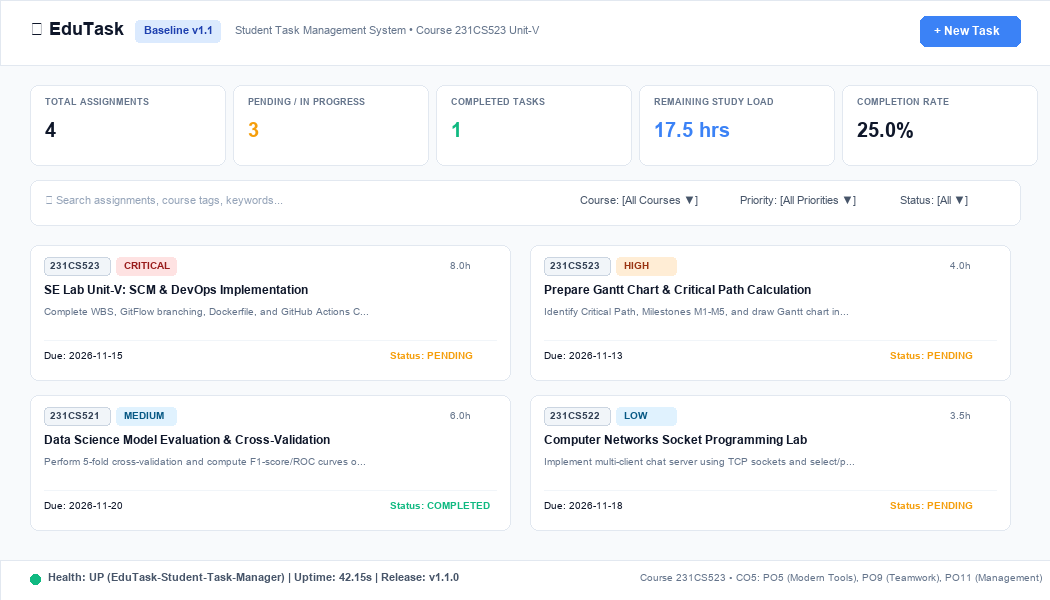
#> input picture docs/screenshots/application_ui_screenshot.png, 1050 x 600 px
$ python generate_report_pdf.py
#> lines starting #> are read from the running program, lines starting #| are printed output that depends on the picture
"""
EduTask 4-Page Submission PDF Compiler
Course: Software Engineering (Lab Integrated) - 231CS523
Generates docs/PROJECT_REPORT_4_PAGE.pdf using PIL multi-page PDF generation.
"""

import os
from PIL import Image, ImageDraw, ImageFont

# A4 at 150 DPI: 1240 x 1754
PAGE_WIDTH = 1240
PAGE_HEIGHT = 1754

DOCS_DIR = os.path.join(os.path.dirname(__file__), "..", "docs")
SCREENSHOT_DIR = os.path.join(DOCS_DIR, "screenshots")


def get_font(size=14, bold=False):
    try:
        font_name = "arialbd.ttf" if bold else "arial.ttf"
        return ImageFont.truetype(font_name, size)
    except Exception:
        try:
            return ImageFont.truetype("DejaVuSans.ttf", size)
        except Exception:
            return ImageFont.load_default()


def create_base_page(page_num, page_title, subtitle):
#> called with page_num = 1, subtitle = 'Student Task Management System'
    img = Image.new("RGB", (PAGE_WIDTH, PAGE_HEIGHT), color="#ffffff")
#> img: PIL image 1240x1754 RGB; every value is 255
    draw = ImageDraw.Draw(img)

    # Header Box
    draw.rectangle([50, 40, PAGE_WIDTH - 50, 140], fill="#0f172a")
    draw.text((70, 52), f"UNIT-V SUPPORTING ACTIVITY TECHNICAL REPORT (20M) — PAGE {page_num}/4", fill="#38bdf8", font=get_font(15, bold=True))
    draw.text((70, 78), page_title, fill="#ffffff", font=get_font(21, bold=True))
    draw.text((70, 110), f"Course: 231CS523 Software Engineering | CO5: PO5, PO9, PO11 | {subtitle}", fill="#94a3b8", font=get_font(13))

    # Page Tag Badge
    draw.rounded_rectangle([PAGE_WIDTH - 180, 52, PAGE_WIDTH - 70, 85], radius=6, fill="#1e293b")
    draw.text((PAGE_WIDTH - 165, 60), f"PAGE {page_num} OF 4", fill="#38bdf8", font=get_font(13, bold=True))

    # Footer
    draw.line([50, PAGE_HEIGHT - 60, PAGE_WIDTH - 50, PAGE_HEIGHT - 60], fill="#cbd5e1", width=1)
    draw.text((50, PAGE_HEIGHT - 48), "EduTask: Student Task Management System • Course 231CS523", fill="#64748b", font=get_font(12))
    draw.text((PAGE_WIDTH - 420, PAGE_HEIGHT - 48), "Deliverable 4: 4-Page Submission Report & Viva Guide", fill="#64748b", font=get_font(12, bold=True))

    return img, draw


def make_page_1():
    img, draw = create_base_page(1, "1. Project Scope, Team Allocation & Work Breakdown Structure", "Student Task Management System")

    y = 160
    # Executive Summary
    draw.text((50, y), "1.1 Executive Summary & Problem Scope", fill="#0f172a", font=get_font(16, bold=True))
    y += 28
    desc = (
        "Academic coursework across concurrent laboratories (231CS523, 231CS521, 231CS522) creates scheduling bottlenecks\n"
        "and missed deadlines. EduTask is an automated, containerized task management platform providing full RESTful CRUD APIs,\n"
        "an interactive Single Page Application (SPA), dynamic workload analytics (CR-101), automated unit testing, and CI/CD."
    )
    draw.text((50, y), desc, fill="#334155", font=get_font(13))

    y += 75
    # Team Structure
    draw.text((50, y), "1.2 Student Team Structure & Resource Allocation (PO9 & PO11)", fill="#0f172a", font=get_font(16, bold=True))
    y += 26

    # Table Header
    draw.rectangle([50, y, PAGE_WIDTH - 50, y + 32], fill="#f1f5f9")
    draw.text((60, y + 8), "Student Role", fill="#0f172a", font=get_font(13, bold=True))
    draw.text((320, y + 8), "Primary Responsibilities", fill="#0f172a", font=get_font(13, bold=True))
    draw.text((950, y + 8), "PO Attainment", fill="#0f172a", font=get_font(13, bold=True))
    y += 32

    team = [
        ("Student 1 (Lead & DevOps)", "Project Scheduling, WBS, CPM, GitHub Actions, Docker, Terraform IaC, Uptime", "PO5, PO11"),
        ("Student 2 (Backend Dev)", "FastAPI REST Framework, In-Memory Persistence, Business Logic, CRUD APIs", "PO5, PO9"),
        ("Student 3 (Frontend Dev)", "Responsive HTML5/CSS3 Single Page App, DOM Event Controller, Filters", "PO5, PO9"),
        ("Student 4 (QA & SCM)", "GitFlow Branching Strategy, Baseline Tags (v1.0, v1.1), CCB Review, PyTest Suite", "PO5, PO9, PO11")
    ]
    for role, resp, po in team:
        draw.rectangle([50, y, PAGE_WIDTH - 50, y + 30], fill="#ffffff", outline="#e2e8f0")
        draw.text((60, y + 7), role, fill="#0f172a", font=get_font(12, bold=True))
        draw.text((320, y + 7), resp, fill="#334155", font=get_font(12))
        draw.text((950, y + 7), po, fill="#0369a1", font=get_font(12, bold=True))
        y += 30
#> after the loop, y = 441

    y += 25
#> y = 466
    # WBS Section
    draw.text((50, y), "1.3 Work Breakdown Structure (WBS) Dictionary", fill="#0f172a", font=get_font(16, bold=True))
    y += 26
#> y = 492

    draw.rounded_rectangle([50, y, PAGE_WIDTH - 50, y + 160], radius=6, fill="#0f172a")
    wbs_lines = [
        "1.0 Project Planning: 1.1 Problem Analysis [CP] | 1.2 SRS & WBS Formulation [CP] [M1: Day 4]",
        "2.0 Architectural Design: 2.1 System Architecture & REST Schema [CP] | 2.2 UI/UX Wireframing [Float=1d]",
        "3.0 Core Application Development: 3.1 FastAPI CRUD APIs [CP] | 3.2 SPA Frontend [CP] | 3.3 Baseline v1.0 [M2: Day 11]",
        "4.0 Verification & SCM: 4.1 PyTest Suite [CP] | 4.2 CCB Review CR-101 [Float=1d] | 4.3 Feature CR-101 [CP] | 4.4 Tag v1.1 [M3: Day 18]",
        "5.0 DevOps & Deployment: 5.1 Docker Build [CP] | 5.2 GitHub Actions [M4: Day 22] | 5.3 Terraform IaC [CP] | 5.4 Uptime | 5.5 Render [M5]",
        "6.0 Project Closure: 6.1 4-Page Technical Report & Academic Viva Presentation (Days 26-28) [CP]"
    ]
    wy = y + 14
#> wy = 506
    for wl in wbs_lines:
        draw.text((65, wy), wl, fill="#f8fafc", font=get_font(12))
        wy += 23
#> this loop made 6 passes
#> wy on passes 1 to 6: 529, 552, 575, 598, 621, 644
#> after the loop, wy = 644

    y += 185
#> y = 677
    # Application UI Screenshot
    draw.text((50, y), "1.4 Application Interface Dashboard (Baseline v1.1 Live Verification)", fill="#0f172a", font=get_font(16, bold=True))
    y += 26
#> y = 703

    ui_img_path = os.path.join(SCREENSHOT_DIR, "application_ui_screenshot.png")
    if os.path.exists(ui_img_path):
        ui_img = Image.open(ui_img_path)
#> ui_img is the input picture: PIL image 1050x600 RGB; mean R, G, B 247, 248.2, 249.8
        # Resize to fit width
        target_w = PAGE_WIDTH - 100
        target_h = int(ui_img.height * (target_w / ui_img.width))
        ui_img_resized = ui_img.resize((target_w, min(target_h, 640)), Image.Resampling.LANCZOS)
        img.paste(ui_img_resized, (50, y))

    return img


def make_page_2():
    img, draw = create_base_page(2, "2. Project Scheduling, Critical Path Method & Gantt Chart", "Deliverable 2: Gantt Chart PDF")

    y = 160
    draw.text((50, y), "2.1 Critical Path Method (CPM) Computations & Slack Analysis (28-Day Schedule)", fill="#0f172a", font=get_font(16, bold=True))
    y += 28

    # Table Header
    draw.rectangle([50, y, PAGE_WIDTH - 50, y + 28], fill="#f1f5f9")
    cols = [(60, "ID"), (110, "Activity Description"), (450, "Pred"), (520, "Dur"), (580, "ES"), (630, "EF"), (680, "LS"), (730, "LF"), (780, "Slack"), (880, "Critical Path?")]
    for cx, ch in cols:
        draw.text((cx, y + 6), ch, fill="#0f172a", font=get_font(11.5, bold=True))
    y += 28

    cpm_rows = [
        ("1.1", "Problem Analysis & Scope", "-", "3d", "1", "3", "1", "3", "0", "YES (Zero Slack)"),
        ("1.2", "WBS & Schedule Formulation (M1)", "1.1", "1d", "3", "4", "3", "4", "0", "YES [Milestone M1]"),
        ("2.1", "Architecture & REST Schema", "1.2", "2d", "4", "6", "4", "6", "0", "YES (Zero Slack)"),
        ("2.2", "UI/UX Wireframing", "1.2", "2d", "4", "6", "5", "7", "1d", "NO (Slack = 1 Day)"),
        ("3.1", "FastAPI Core CRUD APIs", "2.1", "4d", "6", "10", "6", "10", "0", "YES (Zero Slack)"),
        ("3.2", "SPA Frontend Implementation", "2.2, 3.1", "4d", "7", "11", "7", "11", "0", "NO (Zero Slack)"),
        ("3.3", "Baseline v1.0 Freezing (M2)", "3.1, 3.2", "1d", "11", "11", "11", "11", "0", "YES [Milestone M2]"),
        ("4.1", "PyTest Test Suite Formulation", "3.3", "3d", "11", "14", "11", "14", "0", "YES (Zero Slack)"),
        ("4.2", "CCB Review of CR-101", "3.3", "2d", "13", "14", "13", "15", "1d", "NO (Slack = 1 Day)"),
        ("4.3", "Feature: CR-101 Implementation", "4.1, 4.2", "3d", "14", "17", "14", "17", "0", "YES (Zero Slack)"),
        ("4.4", "Baseline v1.1 Release Tag (M3)", "4.3", "1d", "17", "18", "17", "18", "0", "YES [Milestone M3]"),
        ("5.1", "Dockerfile Container Build", "4.4", "2d", "18", "20", "18", "20", "0", "YES (Zero Slack)"),
        ("5.2", "GitHub Actions CI/CD (M4)", "5.1", "2d", "20", "22", "20", "22", "0", "YES [Milestone M4]"),
        ("5.3", "IaC (Terraform & Compose)", "5.2", "2d", "22", "24", "22", "24", "0", "YES (Zero Slack)"),
        ("5.4", "Health & Uptime Monitoring", "5.3", "1d", "24", "25", "24", "25", "0", "YES (Zero Slack)"),
        ("5.5", "Cloud Deploy on Render (M5)", "5.4", "1d", "25", "26", "25", "26", "0", "YES [Milestone M5]"),
        ("6.1", "4-Page Report & Viva Prep", "5.5", "2d", "26", "28", "26", "28", "0", "YES (Final Submission)")
    ]

    for rid, rdesc, rpred, rdur, res, ref, rls, rlf, rslk, rcrit in cpm_rows:
        draw.rectangle([50, y, PAGE_WIDTH - 50, y + 25], fill="#ffffff" if (y//25)%2==0 else "#f8fafc", outline="#e2e8f0")
        draw.text((60, y + 5), rid, fill="#0f172a", font=get_font(11, bold=True))
        draw.text((110, y + 5), rdesc, fill="#334155", font=get_font(11))
        draw.text((450, y + 5), rpred, fill="#64748b", font=get_font(11))
        draw.text((520, y + 5), rdur, fill="#0f172a", font=get_font(11))
        draw.text((580, y + 5), res, fill="#334155", font=get_font(11))
        draw.text((630, y + 5), ref, fill="#334155", font=get_font(11))
        draw.text((680, y + 5), rls, fill="#334155", font=get_font(11))
        draw.text((730, y + 5), rlf, fill="#334155", font=get_font(11))
        draw.text((780, y + 5), rslk, fill="#0369a1" if rslk!="0" else "#991b1b", font=get_font(11, bold=True))
        draw.text((880, y + 5), rcrit, fill="#dc2626" if "YES" in rcrit else "#64748b", font=get_font(11, bold=True))
        y += 25
#> after the loop, y = 641

    y += 25
#> y = 666
    draw.text((50, y), "2.2 Project Gantt Chart Deliverable (Vector PDF: docs/Gantt_Chart.pdf)", fill="#0f172a", font=get_font(16, bold=True))
    y += 28
#> y = 694

    gantt_img_path = os.path.join(SCREENSHOT_DIR, "gantt_chart_screenshot.png")
    if os.path.exists(gantt_img_path):
        gantt_img = Image.open(gantt_img_path)
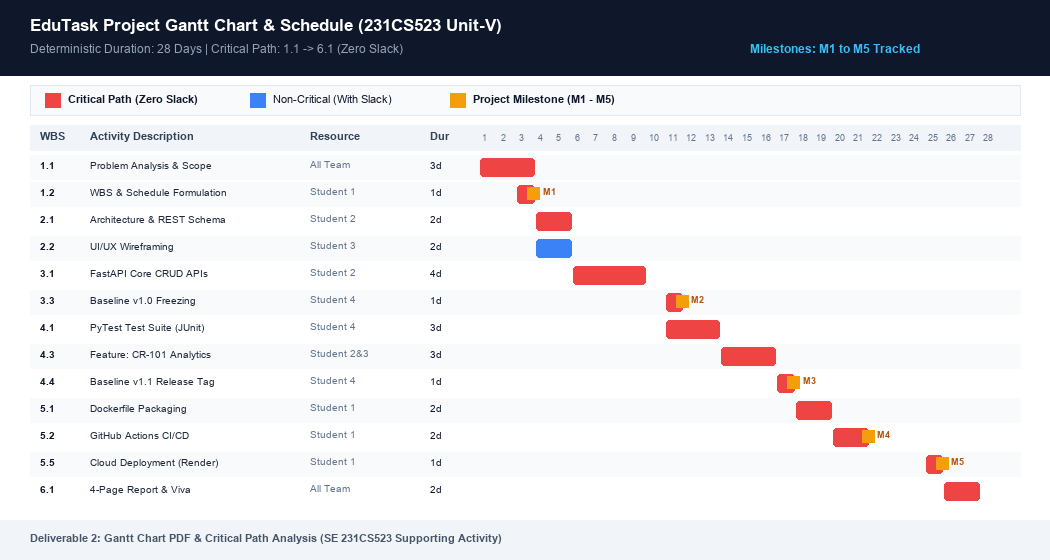
#> input picture docs/screenshots/gantt_chart_screenshot.png, 1050 x 560 px
#> gantt_img is the input picture: PIL image 1050x560 RGB; mean R, G, B 216, 216, 219.9
        target_w = PAGE_WIDTH - 100
        target_h = int(gantt_img.height * (target_w / gantt_img.width))
        gantt_img_resized = gantt_img.resize((target_w, min(target_h, 680)), Image.Resampling.LANCZOS)
        img.paste(gantt_img_resized, (50, y))

    return img


def make_page_3():
    img, draw = create_base_page(3, "3. Software Configuration Management & Change Control (CR-101)", "Deliverable 1: SCM & Versioning")

    y = 160
    draw.text((50, y), "3.1 SCM Branching Strategy & Baseline Progression", fill="#0f172a", font=get_font(16, bold=True))
    y += 26
    scm_txt = (
        "EduTask strictly implements GitFlow branching model: 'main' exclusively hosts production-certified baselines (v1.0, v1.1),\n"
        "'develop' acts as continuous integration branch, and 'feature/cr-101-workload-estimator' houses isolated development.\n"
        "Releases are stamped with annotated cryptographic Git tags (v1.0 and v1.1)."
    )
    draw.text((50, y), scm_txt, fill="#334155", font=get_font(13))

    y += 75
    draw.text((50, y), "3.2 Change Control Board (CCB) Flow: Change Request CR-101", fill="#0f172a", font=get_font(16, bold=True))
    y += 26

    draw.rectangle([50, y, PAGE_WIDTH - 50, y + 28], fill="#f1f5f9")
    draw.text((60, y + 6), "CR Parameter", fill="#0f172a", font=get_font(12, bold=True))
    draw.text((300, y + 6), "Evaluation Detail", fill="#0f172a", font=get_font(12, bold=True))
    draw.text((800, y + 6), "CCB Action & Verdict", fill="#0f172a", font=get_font(12, bold=True))
    y += 28

    cr_rows = [
        ("Change Request ID", "CR-101", "Approved Unanimously (Day 14)"),
        ("Title & Scope", "Study Workload Hours Estimator & Dynamic Priority Filtering", "Authorized branch: feature/cr-101-workload-estimator"),
        ("Modules Affected", "src/models.py, src/task_service.py, src/main.py, tests/", "Backward-compatible schema expansion; low architectural risk"),
        ("Effort & Schedule", "4 Hours Backend, 2 Hours Frontend, 2 Hours QA", "Absorbed within Sprint 2 buffer without altering final delivery"),
        ("Verification Criteria", "100% PyTest pass rate & JUnit XML generation", "18/18 tests passed successfully prior to PR merge into develop")
    ]
    for p1, p2, p3 in cr_rows:
        draw.rectangle([50, y, PAGE_WIDTH - 50, y + 26], fill="#ffffff", outline="#e2e8f0")
        draw.text((60, y + 5), p1, fill="#0f172a", font=get_font(11.5, bold=True))
        draw.text((300, y + 5), p2, fill="#334155", font=get_font(11.5))
        draw.text((800, y + 5), p3, fill="#0369a1", font=get_font(11.5, bold=True))
        y += 26
#> after the loop, y = 445

    y += 30
#> y = 475
    draw.text((50, y), "3.3 Git Repository Commit Log & Branch Graph (Terminal Verification Screenshot)", fill="#0f172a", font=get_font(16, bold=True))
    y += 28
#> y = 503

    git_img_path = os.path.join(SCREENSHOT_DIR, "git_log_screenshot.png")
    if os.path.exists(git_img_path):
        git_img = Image.open(git_img_path)
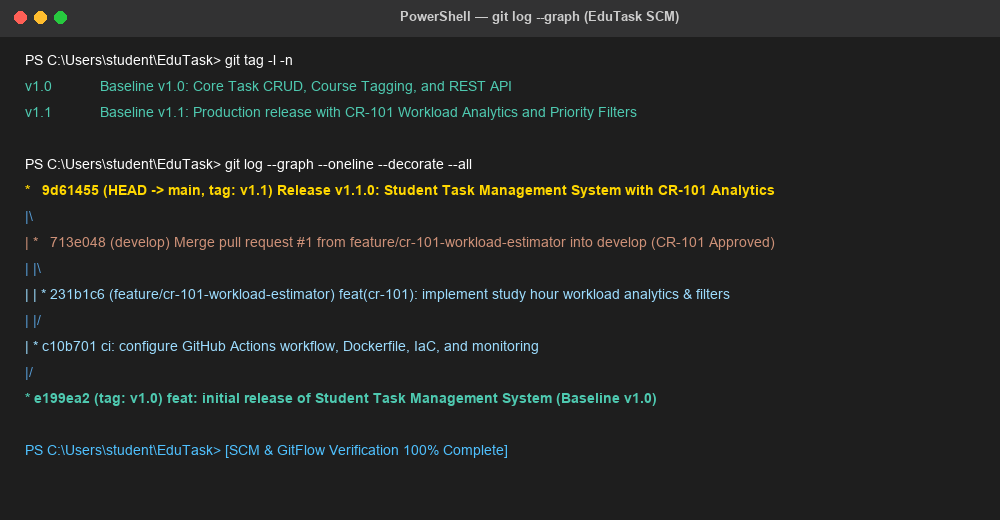
#> input picture docs/screenshots/git_log_screenshot.png, 1000 x 520 px
#> git_img is the input picture: PIL image 1000x520 RGB; mean R, G, B 36.1, 37.6, 36.4
        target_w = PAGE_WIDTH - 100
        target_h = int(git_img.height * (target_w / git_img.width))
        git_img_resized = git_img.resize((target_w, min(target_h, 550)), Image.Resampling.LANCZOS)
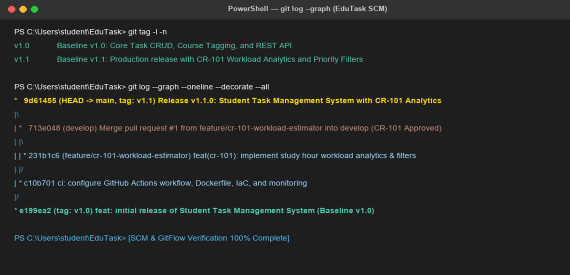
#> git_img_resized: PIL image 1140x550 RGB (shown at 1/2 size); mean R, G, B 36, 37.6, 36.4
        img.paste(git_img_resized, (50, y))
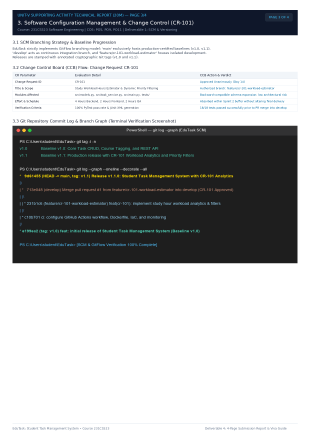
#> img: PIL image 1240x1754 RGB (shown at 1/4 size); mean R, G, B 177.4, 178.6, 179.7

    y += target_h + 30
#> y = 1125
    draw.text((50, y), "3.4 Deliverable 1 GitHub Repository Link", fill="#0f172a", font=get_font(15, bold=True))
    y += 24
#> y = 1149
    draw.text((50, y), "GitHub Repository: https://github.com/deborahtimothy2116-ops/student-task-management-system", fill="#0284c7", font=get_font(14, bold=True))

    return img


def make_page_4():
    img, draw = create_base_page(4, "4. DevOps CI/CD Pipeline, IaC & Viva Voce Preparation", "Deliverable 3 & 4: DevOps Toolchain & Viva")

    y = 160
    draw.text((50, y), "4.1 GitHub Actions CI/CD Pipeline Implementation (Build Success Screenshot)", fill="#0f172a", font=get_font(16, bold=True))
    y += 28

    cicd_img_path = os.path.join(SCREENSHOT_DIR, "cicd_pipeline_success.png")
    if os.path.exists(cicd_img_path):
        cicd_img = Image.open(cicd_img_path)
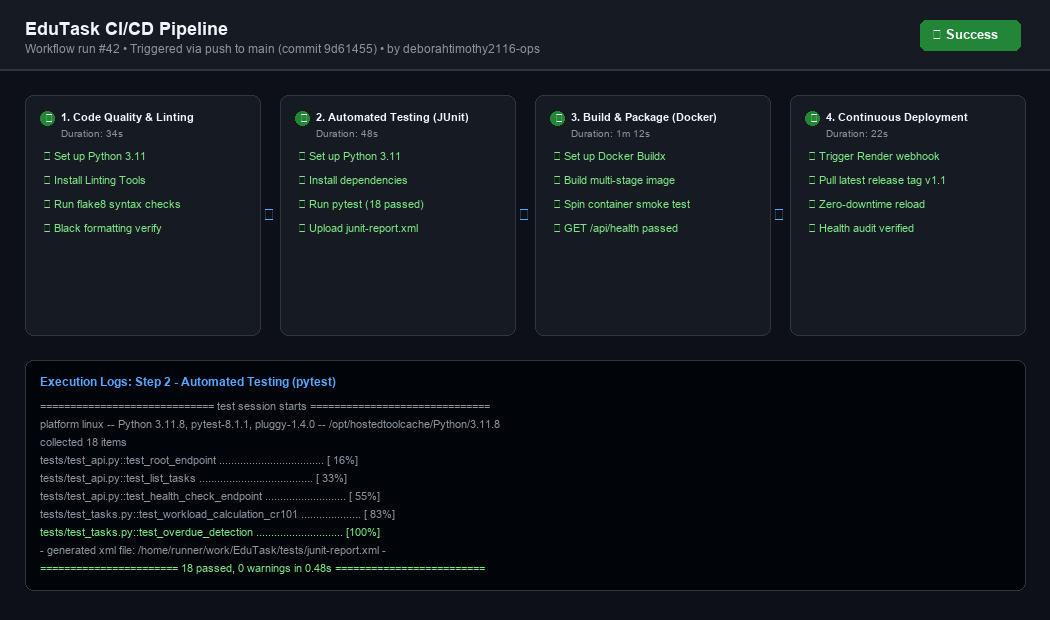
#> input picture docs/screenshots/cicd_pipeline_success.png, 1050 x 620 px
#> cicd_img is the input picture: PIL image 1050x620 RGB; mean R, G, B 17, 22.8, 27.7
        target_w = PAGE_WIDTH - 100
        target_h = int(cicd_img.height * (target_w / cicd_img.width))
        cicd_img_resized = cicd_img.resize((target_w, min(target_h, 600)), Image.Resampling.LANCZOS)
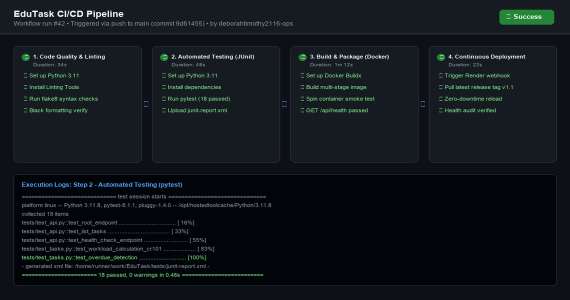
#> cicd_img_resized: PIL image 1140x600 RGB (shown at 1/2 size); mean R, G, B 17.1, 22.9, 27.7
        img.paste(cicd_img_resized, (50, y))

    y += target_h + 25
    draw.text((50, y), "4.2 Academic Viva Voce: Problem Analysis vs. Project Status Monitoring", fill="#0f172a", font=get_font(16, bold=True))
    y += 28

    # Table Header
    draw.rectangle([50, y, PAGE_WIDTH - 50, y + 28], fill="#f1f5f9")
    draw.text((60, y + 6), "Dimension", fill="#0f172a", font=get_font(12, bold=True))
    draw.text((220, y + 6), "Problem Analysis (Initiation Phase)", fill="#0f172a", font=get_font(12, bold=True))
    draw.text((680, y + 6), "Project Status Monitoring (Execution Phase)", fill="#0f172a", font=get_font(12, bold=True))
    y += 28

    viva_rows = [
        ("Primary Goal", "Understand WHAT to build; uncover student pain points & constraints.", "Track HOW execution proceeds against schedule, budget, & quality."),
        ("Techniques", "Interviews, SRS, 5-Whys root cause analysis, Use Cases, Feasibility.", "Earned Value Management (EVM), CPM Float, Burndown, CI/CD logs."),
        ("Formulas / Metrics", "Cost-Benefit Ratio, Requirement Complexity Weighting.", "Schedule Variance (SV = EV - PV), SPI = EV/PV, Uptime Availability %."),
        ("EduTask Example", "Discovering students need study workload visibility (origin of CR-101).", "Monitoring 1d float on Activity 2.2, confirming zero critical path delay.")
    ]
    for d1, d2, d3 in viva_rows:
        draw.rectangle([50, y, PAGE_WIDTH - 50, y + 28], fill="#ffffff", outline="#e2e8f0")
        draw.text((60, y + 6), d1, fill="#0f172a", font=get_font(11, bold=True))
        draw.text((220, y + 6), d2, fill="#334155", font=get_font(11))
        draw.text((680, y + 6), d3, fill="#0369a1", font=get_font(11, bold=True))
        y += 28
#> after the loop, y = 1054

    y += 25
#> y = 1079
    draw.text((50, y), "4.3 Infrastructure as Code (IaC) & Synthetic Observability", fill="#0f172a", font=get_font(15, bold=True))
    y += 22
#> y = 1101
    iac_txt = (
        "• Containerization: Multi-stage Dockerfile based on python:3.11-slim (<120MB) running as non-root 'appuser'.\n"
        "• IaC Provisioning: docker-compose.yml (multi-service app + Redis) & terraform/main.tf (declarative container orchestration).\n"
        "• Monitoring: Synthetic daemon (scripts/uptime_monitor.py) polls /api/health every 10s, logging 100% availability to logs/uptime_audit.log."
    )
    draw.text((50, y), iac_txt, fill="#334155", font=get_font(11.5))

    return img


def main():
    print("=== Compiling EduTask 4-Page Submission PDF ===")
    p1 = make_page_1()
    p2 = make_page_2()
    p3 = make_page_3()
    p4 = make_page_4()
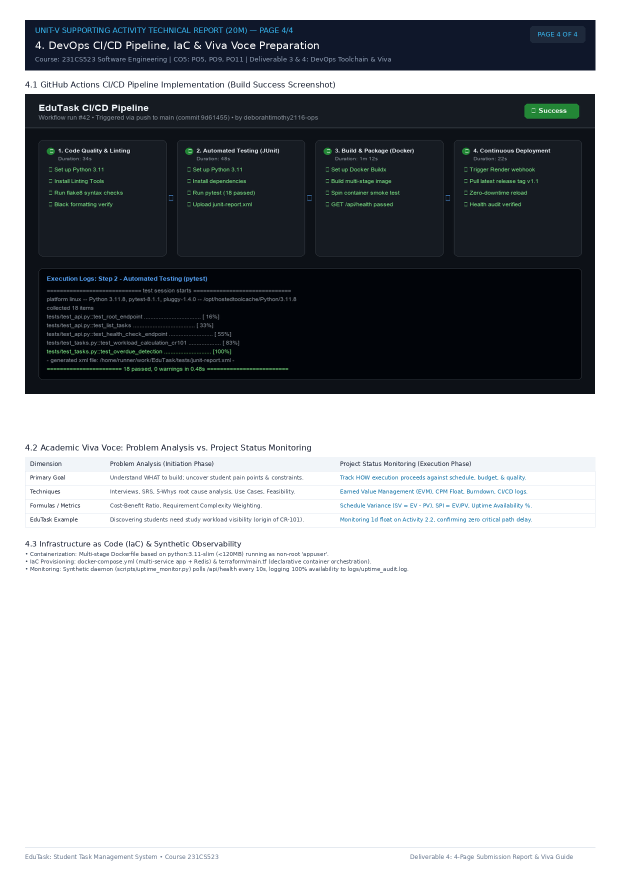
#> p4: PIL image 1240x1754 RGB (shown at 1/2 size); mean R, G, B 165.6, 168.3, 171.1

    pdf_path = os.path.join(DOCS_DIR, "PROJECT_REPORT_4_PAGE.pdf")
    p1.save(pdf_path, save_all=True, append_images=[p2, p3, p4], resolution=150.0)
    print(f"[SUCCESS] Generated: {pdf_path} ({os.path.getsize(pdf_path)} bytes)")


if __name__ == "__main__":
    main()
